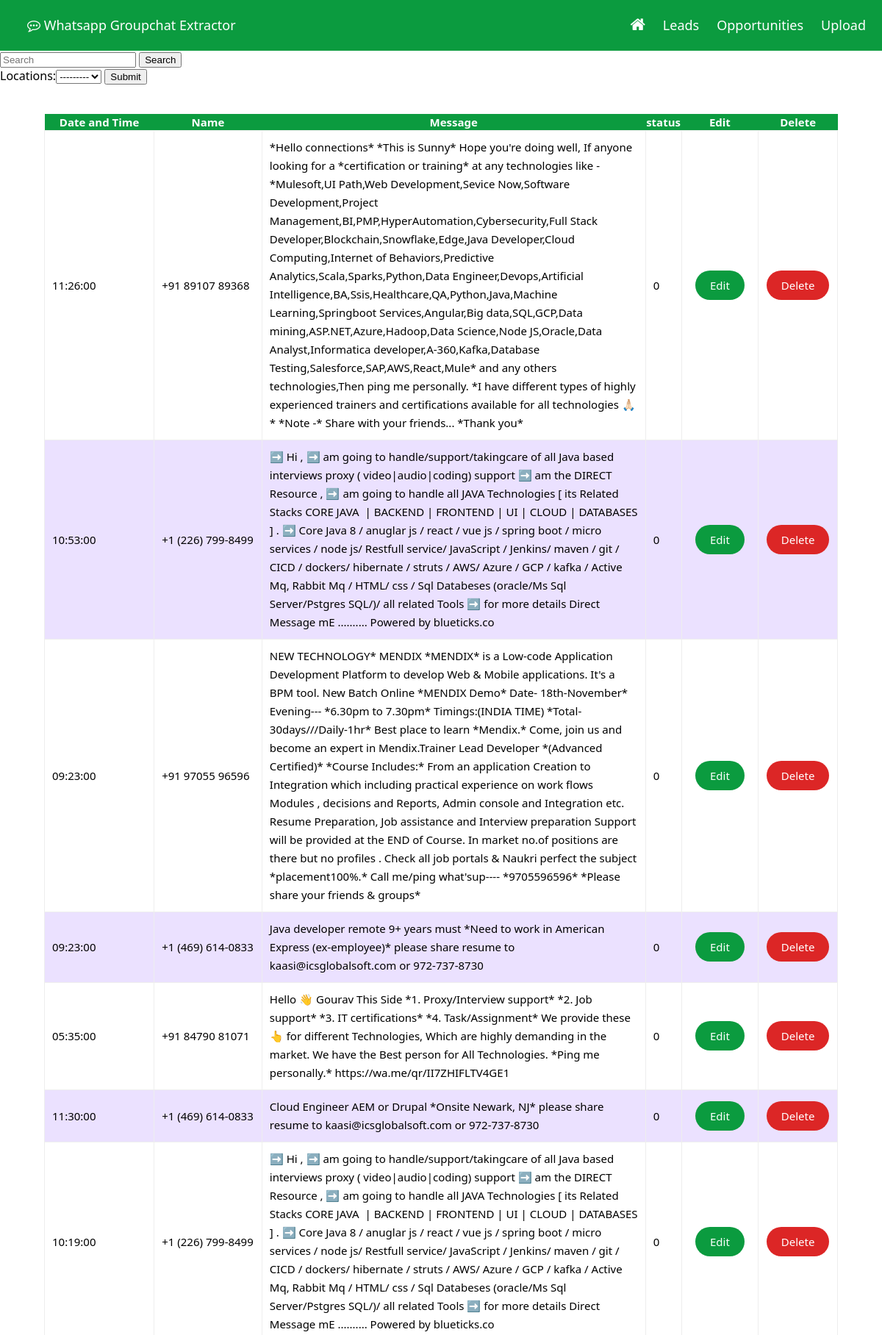
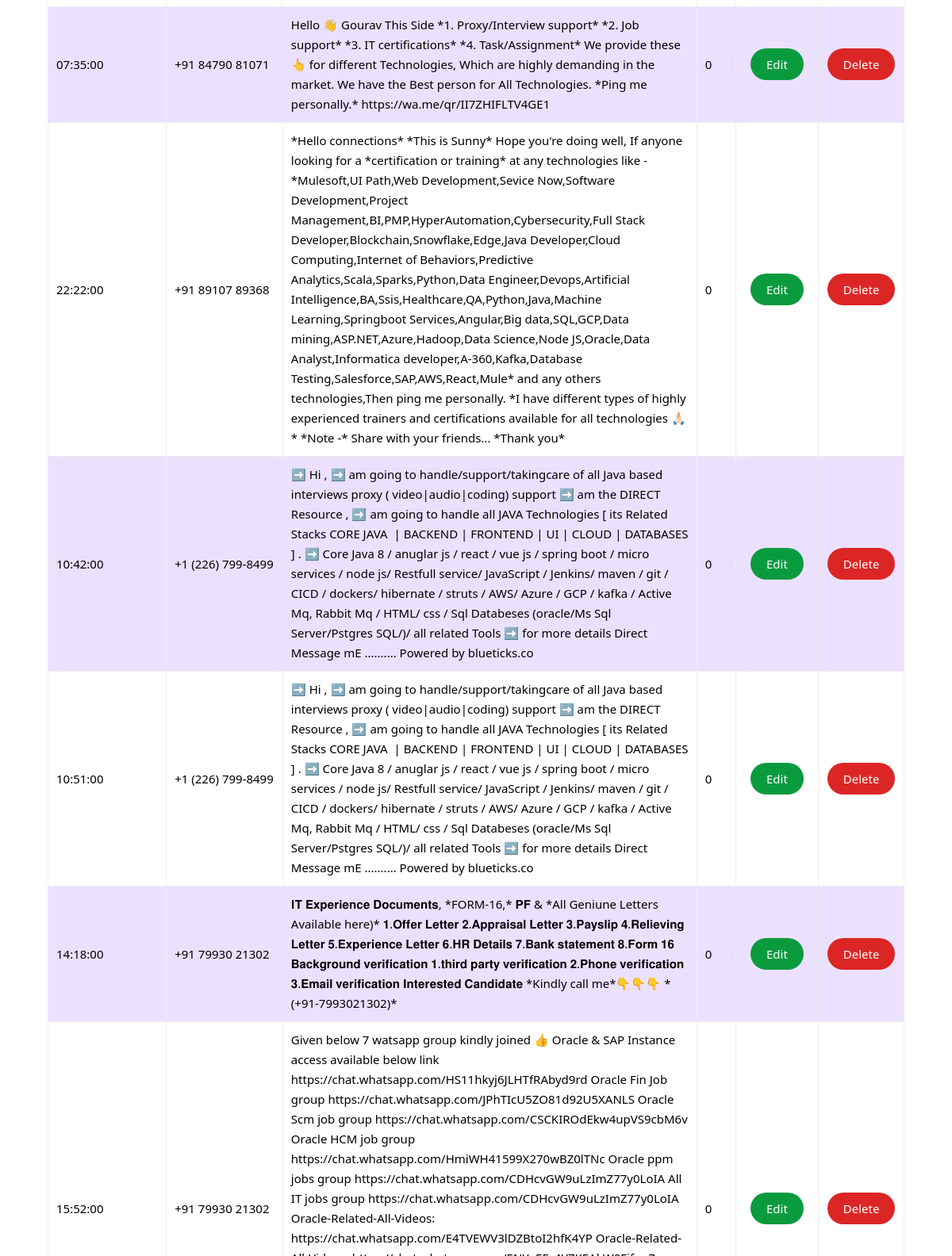
Screenshot of /opportunities/ (upper part) with the database file from the repository (2 pictures, top to bottom).
### core/models.py (models this page shows, shortened)
class Film(models.Model):
    date = models.TextField(blank=True)
    title = models.TextField(blank=True)
    year = models.TextField(blank=True)
    filmurl = models.TextField(blank=True)
    checkstatus = models.PositiveSmallIntegerField(default=1)
    dropdownlist = models.TextField(default="New")

### core/views.py (the view)
# urls.py: path('opportunities/',views.search, name="search"),
def search(request):
    location_list = LocationChoiceField()
    label_list = LabelChoiceField()
    if 'q' in request.GET:
        q = request.GET['q']
        multiple_q = Q(Q(year__icontains=q) | Q(filmurl__icontains=q))
        details = Film.objects.filter(multiple_q).filter(Q(checkstatus=0))
    elif request.GET.get('locations'):
        selected_location = request.GET.get('locations')
        details = Film.objects.filter(checkstatus=selected_location)
    elif request.GET.get('label'):
        labels = request.GET.get('label')
        details = Film.objects.filter(dropdownlist=labels)
    else:
        details = Film.objects.all().order_by('-id')
    context = {
        'details': details,
        'location_list': location_list,
        'label_list': label_list
    }
    return render(request, 'search.html', context)

### core/forms.py
class LocationChoiceField(forms.Form):
    locations = forms.ModelChoiceField(
        queryset=Film.objects.values_list("checkstatus", flat=True).distinct(),
    )

class LabelChoiceField(forms.Form):
    label = forms.ModelChoiceField(
        queryset=Film.objects.values_list("dropdownlist", flat=True).distinct(),
    )

### templates/search.html (shortened to what this page needs)
<!DOCTYPE html>
<html>
<head>
</head>
  <body>
    {% include 'header.html' %}
    <div class="container">
        <form class="form-inline my-2 my-lg-0" >
            <input class="form-control mr-sm-2" name="q" type="search" placeholder="Search" aria-label="Search">
            <button class="btn btn-outline-success my-2 my-sm-0" type="submit">Search</button>
          </form>
          <div>
            <form method="get" action="{% url 'search' %}">
                {{ location_list }}
                <input type="submit" >
            </form>
          </div>
        <table class="retrieve_table" border="5px solid #000;">
            <tbody>
                <thead>
                    <tr>
                        <th width="15%">Date and Time</th>
                        <th width="15%">Name</th>
                        <th width="50%">Message</th>
                        <th>status</th>
                        <th width="10%">Edit</th>
                        <th width="10%">Delete</th>
                    </tr>
                </thead>
                <tbody>
                    {% for i in details %}
                    <tr>
                        <td style="padding:10px;">{{i.title}}</td>
                        <td style="padding:10px;">{{i.year}}</td>
                        <td style="padding:10px;">{{i.filmurl}}</td>
                        <td style="padding:10px;">{{i.checkstatus}}</td>
                        <td style="padding:10px;text-align: center;"><a class="editbtn" href="{% url 'edit' i.pk %}">Edit</a></td>
                        <td style="padding:10px;text-align: center;"><a class="deletebtn" href="{% url 'delete' i.pk %}">Delete</a></td>
                    </tr>
                    {% endfor %}
                </tbody>
            </tbody>
        </table>
    </div>
</body>
</html>

### templates/search.html (style rules this page uses)
body { margin: 0px; padding: 0px; font-family: system-ui,-apple-system,"Segoe UI",Roboto,"Helvetica Neue","Noto Sans","Liberation Sans",Arial,sans-serif,"Apple Color Emoji","Segoe UI Emoji","Segoe UI Symbol","Noto Color Emoji"; }
.retrieve_table { margin-top: 40px; }
table { column-width: 20px; font-size: 15px; border: 5px solid black; border: none; padding: 5px; border-collapse: collapse; width: 90%; margin: auto; }
thead { padding: 10px; background: #0b9b3f; color: #fff; }
tr:nth-child(even) { background-color: #ebe1ff }
tbody { padding: 10px; }
.retrieve_table th { border: none; }
.editbtn { padding: 10px 20px; background: #0b9b3f; color: #fff; text-decoration: none; border-radius: 20px; font-size: 15px; }
.deletebtn { padding: 10px 20px; background: #dc2626; color: #fff; text-decoration: none; border-radius: 20px; font-size: 15px; }
.retrieve_table td { line-height: 25px; }

### rows the page displays
Film: title "11:26:00", year "+91 89107 89368", filmurl "*Hello connections* *This is Sunny* Hope you're doing well, If anyone looking for a *certification or training* at any technologies like - *Mulesoft,UI Path,Web Development,Sevice Now,Software Development,Project Management,BI,PMP,HyperAutomation,Cybersecurity,Full Stack Developer,Blockchain,Snowflake,Edge,Java Developer,Cloud Computing,Internet of Behaviors,Predictive Analytics,Scala,Sparks,Python,Data Engineer,Devops,Artificial Intelligence,BA,Ssis,Healthcare,QA,Python,Java,Machine Learning,Springboot Services,Angular,Big data,SQL,GCP,Data mining,ASP.NET,Azure,Hadoop,Data Science,Node JS,Oracle,Data Analyst,Informatica developer,A-360,Kafka,Database Testing,Salesforce,SAP,AWS,React,Mule*…", checkstatus "0"
Film: title "10:53:00", year "+1 (226) 799-8499", filmurl "➡️ Hi , ➡️ am going to handle/support/takingcare of all Java based interviews proxy ( video|audio|coding) support ➡️ am the DIRECT Resource , ➡️ am going to handle all JAVA Technologies [ its Related Stacks CORE JAVA | BACKEND | FRONTEND | UI | CLOUD | DATABASES ] . ➡️ Core Java 8 / anuglar js / react / vue js / spring boot / micro services / node js/ Restfull service/ JavaScript / Jenkins/ maven / git / CICD / dockers/ hibernate / struts / AWS/ Azure / GCP / kafka / Active Mq, Rabbit Mq / HTML/ css / Sql Databeses (oracle/Ms Sql Server/Pstgres SQL/)/ all related Tools ➡️ for more details Direct Message mE .......... Powered by blueticks.co", checkstatus "0"
Film: title "09:23:00", year "+91 97055 96596", filmurl "NEW TECHNOLOGY* MENDIX *MENDIX* is a Low-code Application Development Platform to develop Web & Mobile applications. It's a BPM tool. New Batch Online *MENDIX Demo* Date- 18th-November* Evening--- *6.30pm to 7.30pm* Timings:(INDIA TIME) *Total- 30days///Daily-1hr* Best place to learn *Mendix.* Come, join us and become an expert in Mendix.Trainer Lead Developer *(Advanced Certified)* *Course Includes:* From an application Creation to Integration which including practical experience on work flows Modules , decisions and Reports, Admin console and Integration etc. Resume Preparation, Job assistance and Interview preparation Support will be provided at the END of Course. In market no.of…", checkstatus "0"
Film: title "09:23:00", year "+1 (469) 614-0833", filmurl "Java developer remote 9+ years must *Need to work in American Express (ex-employee)* please share resume to kaasi@icsglobalsoft.com or 972-737-8730", checkstatus "0"
Film: title "05:35:00", year "+91 84790 81071", filmurl "Hello 👋 Gourav This Side *1. Proxy/Interview support* *2. Job support* *3. IT certifications* *4. Task/Assignment* We provide these👆 for different Technologies, Which are highly demanding in the market. We have the Best person for All Technologies. *Ping me personally.* https://wa.me/qr/II7ZHIFLTV4GE1", checkstatus "0"
Film: title "11:30:00", year "+1 (469) 614-0833", filmurl "Cloud Engineer AEM or Drupal *Onsite Newark, NJ* please share resume to kaasi@icsglobalsoft.com or 972-737-8730", checkstatus "0"
Film: title "10:19:00", year "+1 (226) 799-8499", filmurl "➡️ Hi , ➡️ am going to handle/support/takingcare of all Java based interviews proxy ( video|audio|coding) support ➡️ am the DIRECT Resource , ➡️ am going to handle all JAVA Technologies [ its Related Stacks CORE JAVA | BACKEND | FRONTEND | UI | CLOUD | DATABASES ] . ➡️ Core Java 8 / anuglar js / react / vue js / spring boot / micro services / node js/ Restfull service/ JavaScript / Jenkins/ maven / git / CICD / dockers/ hibernate / struts / AWS/ Azure / GCP / kafka / Active Mq, Rabbit Mq / HTML/ css / Sql Databeses (oracle/Ms Sql Server/Pstgres SQL/)/ all related Tools ➡️ for more details Direct Message mE .......... Powered by blueticks.co", checkstatus "0"
Film: title "07:35:00", year "+91 84790 81071", filmurl "Hello 👋 Gourav This Side *1. Proxy/Interview support* *2. Job support* *3. IT certifications* *4. Task/Assignment* We provide these👆 for different Technologies, Which are highly demanding in the market. We have the Best person for All Technologies. *Ping me personally.* https://wa.me/qr/II7ZHIFLTV4GE1", checkstatus "0"
Film: title "22:22:00", year "+91 89107 89368", filmurl "*Hello connections* *This is Sunny* Hope you're doing well, If anyone looking for a *certification or training* at any technologies like - *Mulesoft,UI Path,Web Development,Sevice Now,Software Development,Project Management,BI,PMP,HyperAutomation,Cybersecurity,Full Stack Developer,Blockchain,Snowflake,Edge,Java Developer,Cloud Computing,Internet of Behaviors,Predictive Analytics,Scala,Sparks,Python,Data Engineer,Devops,Artificial Intelligence,BA,Ssis,Healthcare,QA,Python,Java,Machine Learning,Springboot Services,Angular,Big data,SQL,GCP,Data mining,ASP.NET,Azure,Hadoop,Data Science,Node JS,Oracle,Data Analyst,Informatica developer,A-360,Kafka,Database Testing,Salesforce,SAP,AWS,React,Mule*…", checkstatus "0"
Film: title "10:42:00", year "+1 (226) 799-8499", filmurl "➡️ Hi , ➡️ am going to handle/support/takingcare of all Java based interviews proxy ( video|audio|coding) support ➡️ am the DIRECT Resource , ➡️ am going to handle all JAVA Technologies [ its Related Stacks CORE JAVA | BACKEND | FRONTEND | UI | CLOUD | DATABASES ] . ➡️ Core Java 8 / anuglar js / react / vue js / spring boot / micro services / node js/ Restfull service/ JavaScript / Jenkins/ maven / git / CICD / dockers/ hibernate / struts / AWS/ Azure / GCP / kafka / Active Mq, Rabbit Mq / HTML/ css / Sql Databeses (oracle/Ms Sql Server/Pstgres SQL/)/ all related Tools ➡️ for more details Direct Message mE .......... Powered by blueticks.co", checkstatus "0"
Film: title "10:51:00", year "+1 (226) 799-8499", filmurl "➡️ Hi , ➡️ am going to handle/support/takingcare of all Java based interviews proxy ( video|audio|coding) support ➡️ am the DIRECT Resource , ➡️ am going to handle all JAVA Technologies [ its Related Stacks CORE JAVA | BACKEND | FRONTEND | UI | CLOUD | DATABASES ] . ➡️ Core Java 8 / anuglar js / react / vue js / spring boot / micro services / node js/ Restfull service/ JavaScript / Jenkins/ maven / git / CICD / dockers/ hibernate / struts / AWS/ Azure / GCP / kafka / Active Mq, Rabbit Mq / HTML/ css / Sql Databeses (oracle/Ms Sql Server/Pstgres SQL/)/ all related Tools ➡️ for more details Direct Message mE .......... Powered by blueticks.co", checkstatus "0"
Film: title "14:18:00", year "+91 79930 21302", filmurl "𝐈𝐓 𝐄𝐱𝐩𝐞𝐫𝐢𝐞𝐧𝐜𝐞 𝐃𝐨𝐜𝐮𝐦𝐞𝐧𝐭𝐬, *FORM-16,* 𝐏𝐅 & *All Geniune Letters Available here)* 𝟏.𝐎𝐟𝐟𝐞𝐫 𝐋𝐞𝐭𝐭𝐞𝐫 𝟐.𝐀𝐩𝐩𝐫𝐚𝐢𝐬𝐚𝐥 𝐋𝐞𝐭𝐭𝐞𝐫 𝟑.𝐏𝐚𝐲𝐬𝐥𝐢𝐩 𝟒.𝐑𝐞𝐥𝐢𝐞𝐯𝐢𝐧𝐠 𝐋𝐞𝐭𝐭𝐞𝐫 𝟓.𝐄𝐱𝐩𝐞𝐫𝐢𝐞𝐧𝐜𝐞 𝐋𝐞𝐭𝐭𝐞𝐫 𝟔.𝐇𝐑 𝐃𝐞𝐭𝐚𝐢𝐥𝐬 𝟕.𝐁𝐚𝐧𝐤 𝐬𝐭𝐚𝐭𝐞𝐦𝐞𝐧𝐭 𝟖.𝐅𝐨𝐫𝐦 𝟏𝟔 𝐁𝐚𝐜𝐤𝐠𝐫𝐨𝐮𝐧𝐝 𝐯𝐞𝐫𝐢𝐟𝐢𝐜𝐚𝐭𝐢𝐨𝐧 𝟏.𝐭𝐡𝐢𝐫𝐝 𝐩𝐚𝐫𝐭𝐲 𝐯𝐞𝐫𝐢𝐟𝐢𝐜𝐚𝐭𝐢𝐨𝐧 𝟐.𝐏𝐡𝐨𝐧𝐞 𝐯𝐞𝐫𝐢𝐟𝐢𝐜𝐚𝐭𝐢𝐨𝐧 𝟑.𝐄𝐦𝐚𝐢𝐥 𝐯𝐞𝐫𝐢𝐟𝐢𝐜𝐚𝐭𝐢𝐨𝐧 𝐈𝐧𝐭𝐞𝐫𝐞𝐬𝐭𝐞𝐝 𝐂𝐚𝐧𝐝𝐢𝐝𝐚𝐭𝐞 *Kindly call me*👇👇👇 *(+91-7993021302)*", checkstatus "0"
Film: title "15:52:00", year "+91 79930 21302", checkstatus "0"
